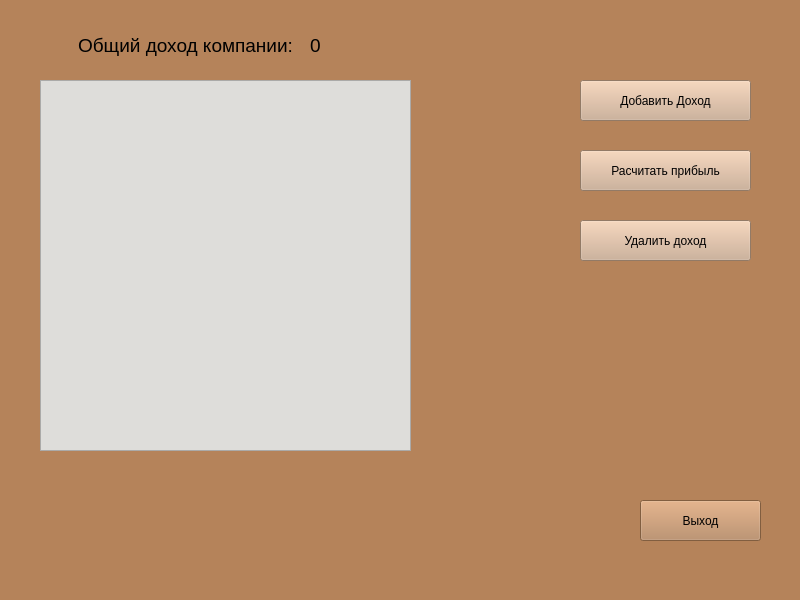
<?xml version="1.0" encoding="UTF-8"?>
<ui version="4.0">
 <class>MainWindow</class>
 <widget class="QMainWindow" name="MainWindow">
  <property name="geometry">
   <rect>
    <x>0</x>
    <y>0</y>
    <width>800</width>
    <height>600</height>
   </rect>
  </property>
  <property name="windowTitle">
   <string>MainWindow</string>
  </property>
  <property name="styleSheet">
   <string notr="true">background-color: rgb(181, 131, 90)</string>
  </property>
  <widget class="QWidget" name="centralwidget">
   <widget class="QLabel" name="label">
    <property name="geometry">
     <rect>
      <x>60</x>
      <y>20</y>
      <width>251</width>
      <height>51</height>
     </rect>
    </property>
    <property name="text">
     <string>&lt;html&gt;&lt;head/&gt;&lt;body&gt;&lt;p align=&quot;center&quot;&gt;&lt;span style=&quot; font-size:14pt;&quot;&gt;Общий доход компании:&lt;/span&gt;&lt;/p&gt;&lt;/body&gt;&lt;/html&gt;</string>
    </property>
   </widget>
   <widget class="QTableView" name="tableView">
    <property name="geometry">
     <rect>
      <x>40</x>
      <y>80</y>
      <width>371</width>
      <height>371</height>
     </rect>
    </property>
    <property name="styleSheet">
     <string notr="true">background-color: rgb(222, 221, 218);</string>
    </property>
   </widget>
   <widget class="QLabel" name="label_2">
    <property name="geometry">
     <rect>
      <x>310</x>
      <y>30</y>
      <width>21</width>
      <height>31</height>
     </rect>
    </property>
    <property name="text">
     <string>&lt;html&gt;&lt;head/&gt;&lt;body&gt;&lt;p&gt;&lt;span style=&quot; font-size:14pt;&quot;&gt;0&lt;/span&gt;&lt;/p&gt;&lt;/body&gt;&lt;/html&gt;</string>
    </property>
   </widget>
   <widget class="QPushButton" name="pushButton">
    <property name="geometry">
     <rect>
      <x>580</x>
      <y>80</y>
      <width>171</width>
      <height>41</height>
     </rect>
    </property>
    <property name="styleSheet">
     <string notr="true">font: 12pt &quot;Open Sans&quot;;
background-color:rgb(205, 171, 143)</string>
    </property>
    <property name="text">
     <string>Добавить Доход</string>
    </property>
   </widget>
   <widget class="QPushButton" name="pushButton_2">
    <property name="geometry">
     <rect>
      <x>580</x>
      <y>150</y>
      <width>171</width>
      <height>41</height>
     </rect>
    </property>
    <property name="styleSheet">
     <string notr="true">font: 12pt &quot;Open Sans&quot;;
background-color: rgb(205, 171, 143)</string>
    </property>
    <property name="text">
     <string>Расчитать прибыль</string>
    </property>
   </widget>
   <widget class="QPushButton" name="pushButton_exit">
    <property name="geometry">
     <rect>
      <x>640</x>
      <y>500</y>
      <width>121</width>
      <height>41</height>
     </rect>
    </property>
    <property name="text">
     <string>Выход</string>
    </property>
   </widget>
   <widget class="QPushButton" name="pushButton_dell">
    <property name="geometry">
     <rect>
      <x>580</x>
      <y>220</y>
      <width>171</width>
      <height>41</height>
     </rect>
    </property>
    <property name="styleSheet">
     <string notr="true">font: 12pt &quot;Open Sans&quot;;
background-color: rgb(205, 171, 143)</string>
    </property>
    <property name="text">
     <string>Удалить доход</string>
    </property>
   </widget>
  </widget>
  <widget class="QMenuBar" name="menubar">
   <property name="geometry">
    <rect>
     <x>0</x>
     <y>0</y>
     <width>800</width>
     <height>23</height>
    </rect>
   </property>
  </widget>
  <widget class="QStatusBar" name="statusbar"/>
 </widget>
 <resources/>
 <connections/>
</ui>
